Frame 1 (no input): blank canvas, image omitted
Frame 60 (the mouse pressed at the canvas centre just before this capture): blank canvas, image omitted
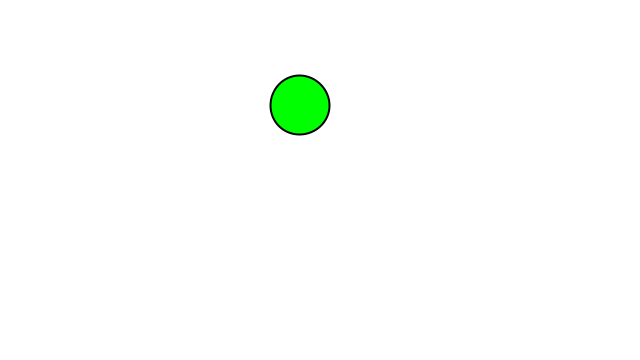
Frame 120 (the mouse held since frame 60 and released just before this capture)

The Processing sketch whose frames 1 and 60 were blank and that drew this single picture after the mouse press (run headless with seeded random() and noise(); from frame 60 on, the mouse is pressed at the canvas centre):

// Processing sketch: Balloons
// ── Balloons.pde
// Begin Ira Edit
//Balloon[] balloons = new Balloon[1000];
ArrayList<Balloon> balloons;
// End Ira Edit

int numOfBalloons = 0;

void setup() {
  size(640, 360);
  frameRate(60);  
  
  // Begin Ira Edit:
  balloons = new ArrayList<Balloon>();
  
  //for(int i = 0; i < balloons.length; i++) {
  //  balloons[i] = new Balloon(random(20, 80));
  //}
  // End Ira Edit
}

void mousePressed() {
  /*
  if (numOfBalloons == 0) {
    numOfBalloons = 10;
  } else {
    numOfBalloons = numOfBalloons + 1;
    fill(255, 0, 0);
    stroke(0);
    strokeWeight(2);
    ellipse(mouseX, mouseY, 20, 20);
  }
  */
  balloons.add(new Balloon(random(20, 80), mouseX, mouseY));
}

void mouseReleased() {
  //ellipse(mouseX, mouseY, 20, 20);

}
void keyPressed() {
  //numOfBalloons = numOfBalloons - 1; 
  balloons.remove(balloons.size()-1);

}
void draw() {
  background(255);
  /*
  for(int i = 0; i < numOfBalloons; i++) {
    balloons[i].ascend();
    balloons[i].display();
    balloons[i].top();
  }
  */
  
  // Check for off screen
  for(int i=balloons.size()-1; i>=0; i--) {
    Balloon b = balloons.get(i);
    if (b.y < -40) {
      balloons.remove(i);
    }
  }
  
  for (Balloon b: balloons) {
    b.ascend();
    b.display();
    b.top();
  }
  
  println(balloons.size());
}

// ── balloon.pde
class Balloon {
  float x;
  float y;
  float diameter;
  float yspeed;
  
  Balloon(float tempD) {
    x = random(width);
    y = height;
    diameter = tempD;
    yspeed = random(0.5, 1.0);
  }
  
  Balloon(float tempD, int mX, int mY) {
    x = mX;
    y = mY;
    diameter = tempD;
    yspeed = random(0.5, 1.0);
  }
  
  void ascend() {
   y = y - yspeed;
   x = x + random(-2, 2);
  }
  
   void display() {
   fill(0, 255, 0);
   stroke(0);
   strokeWeight(2);
   ellipse(x, y, diameter, diameter);
   }
   
   void top() {
   y = y - yspeed;
   x = x + random(-2, 2);
 }
}
